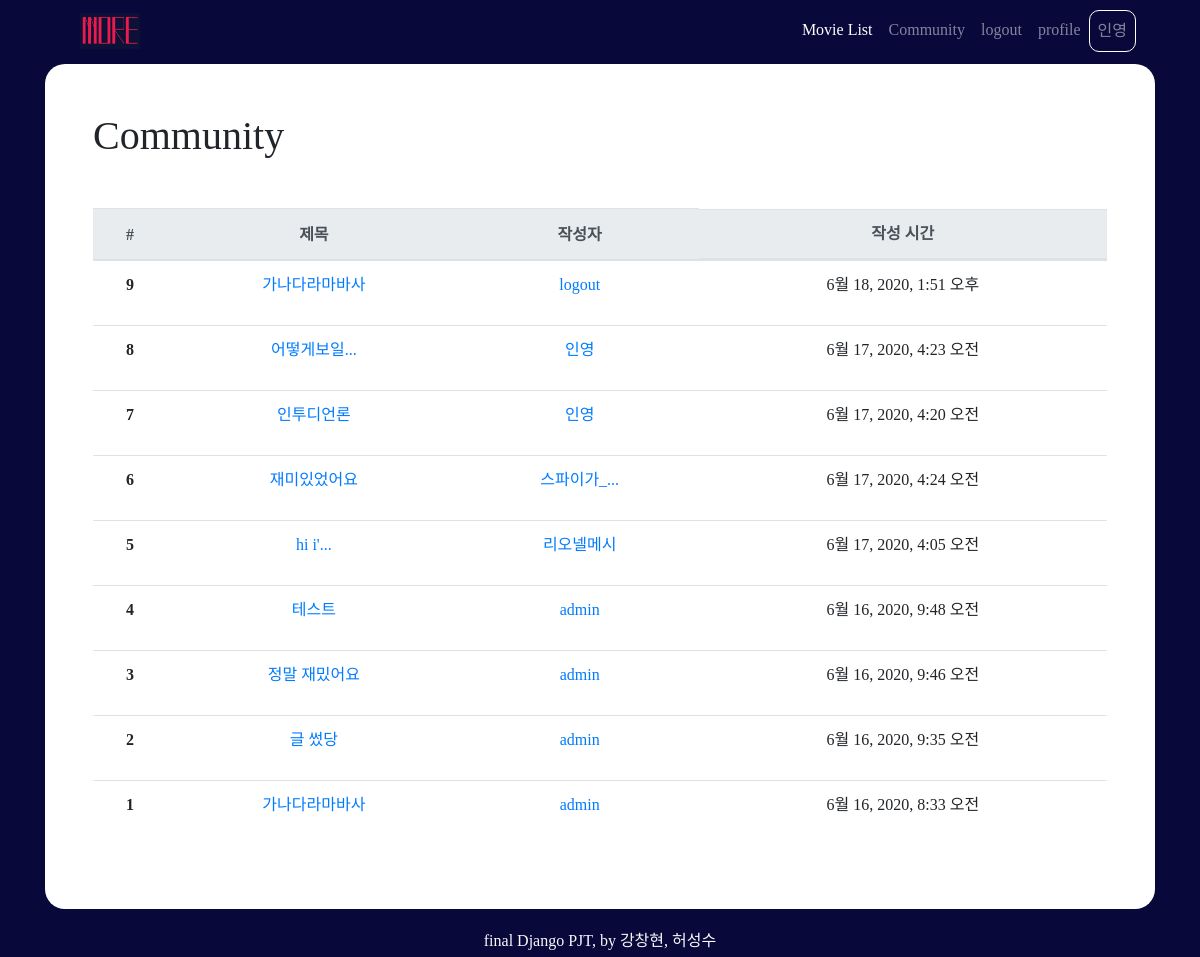
The page /movies/community/ (signed in) on the database its author committed.
### accounts/models.py (models this page shows)
class User(AbstractUser):
    followers = models.ManyToManyField(settings.AUTH_USER_MODEL,related_name='followings')

### movies/models.py (models this page shows)
class Review(models.Model):
    title = models.CharField(max_length=100)
    movie = models.ForeignKey(Movie, on_delete=models.CASCADE)
    rank = models.IntegerField()
    content = models.TextField()
    created_at = models.DateTimeField(auto_now_add=True)
    updated_at = models.DateTimeField(auto_now=True)
    user = models.ForeignKey(settings.AUTH_USER_MODEL, on_delete=models.CASCADE)

### movies/views.py (the view)
# urls.py: path('community/', views.community, name='community'),
def community(request):
    reviews = Review.objects.order_by('-pk')
    paginator = Paginator(reviews, 10)
    page_number = request.GET.get('page')
    page_obj = paginator.get_page(page_number)
    context = {
        'reviews': reviews,
        'page_obj' : page_obj,
    }
    return render(request, 'movies/community.html', context)

### movies/templates/movies/community.html
{% extends 'base.html' %}
{% load bootstrap4 %}
{% block content %}
<div class='bg-white mb-5 p-5' style="border-radius: 20px;">
  <h1 class="mb-5">Community</h1>
  <table class="table mt-1 text-center">
    <thead class="thead-light">
      <tr>
        <th scope="col">#</th>
        <th scope="col">제목</th>
        <th scope="col">작성자</th>
        <th scope="col" class="d-none d-sm-block">작성 시간</th>
      </tr>
    </thead>
    <tbody>
      {% for review in reviews %}
      <tr>
        <th scope="row">{{ forloop.revcounter }}</th>
        <td><a href="{% url 'movies:review_detail' review.movie.id review.pk %}">{{ review.title|truncatechars:8  }}</a></td>
        <td><a href="{% url 'accounts:detail' review.user %}"><p>{{ review.user|truncatechars:8 }}</p></a></td>
        <td class="d-none d-sm-block">{{ review.updated_at }}</td>
      </tr>
      {% endfor %}
    </tbody>
  </table>
</div>
{% endblock %}

### templates/base.html (shortened to what this page needs)
<!DOCTYPE html>
{% load bootstrap4 %}
<html lang="ko">
<head>
    <link rel="stylesheet" href="https://stackpath.bootstrapcdn.com/bootstrap/4.4.1/css/bootstrap.min.css">
    <link rel="stylesheet" href="https://use.fontawesome.com/releases/v5.13.0/css/all.css">
</head>
<body>
    <nav class="navbar fixed-top navbar-expand-lg navbar-dark mx-5 pt-2">
        <a class="navbar-brand ml-3" href="{% url 'movies:index' %}">
          <img src="/media/logo.jpg" width="60" height="36" class="d-inline-block align-top" alt="" loading="lazy">
        </a>
      <div class="collapse navbar-collapse" id="navbarNav">
        <ul class="navbar-nav ml-auto">
          <li class="nav-item active ml-auto">
            <a class="nav-link" href="{% url 'movies:index' %}">Movie List <span class="sr-only">(current)</span></a>
          </li>
          <li class="nav-item ml-auto">
            <a class="nav-link" href="{% url 'movies:community' %}">Community</a>
          </li>
          <li class="nav-item ml-auto">
            {% if request.user.is_authenticated %}
            <a class="nav-link" href="{% url 'accounts:logout' %}">logout </a>
          </li>
          <li class="nav-item ml-auto">
            <a class="nav-link" href="{% url 'accounts:detail' request.user.username %}">profile</a>
          </li>
          <li class="nav-item ml-auto">
            <a class="nav-link" href="{% url 'accounts:detail' request.user.username %}"
              style=" border: 1px solid white; border-radius: 10px;">{{ request.user.username }}</a>
          </li>
          {% endif %}
        </ul>
      </div>
    </nav>
    <div class='container mt-3 pt-5'>
        {% block content %}
        {% endblock %}
    </div>
</body>
<footer class="fixed-bottom text-center text-light d-flex justify-content-center align-items-center pt-1">
    <p class="mb-1">final Django PJT, by 강창현, 허성수</p>
</footer>
</html>

### templates/base.html (style rules this page uses)
body, footer, nav { background-color: rgb(8, 8, 59); font-family: 'MaplestoryOTFBold'; }

### rows shown on the page
User: user.username "인영"
Review: title "가나다라마바사", user "logout", updated_at "6월 18, 2020, 1:51 오후"
Review: title "어떻게보일...", user "인영", updated_at "6월 17, 2020, 4:23 오전"
Review: title "인투디언론", user "인영", updated_at "6월 17, 2020, 4:20 오전"
Review: title "재미있었어요", user "스파이가_...", updated_at "6월 17, 2020, 4:24 오전"
Review: title "hi i'...", user "리오넬메시", updated_at "6월 17, 2020, 4:05 오전"
Review: title "테스트", user "admin", updated_at "6월 16, 2020, 9:48 오전"
Review: title "정말 재밌어요", user "admin", updated_at "6월 16, 2020, 9:46 오전"
Review: title "글 썼당", user "admin", updated_at "6월 16, 2020, 9:35 오전"
Review: title "가나다라마바사", user "admin", updated_at "6월 16, 2020, 8:33 오전"
